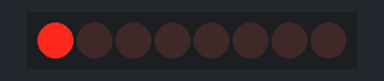
Bench run of a sketch on a simulated Arduino Uno, built with avr-gcc and run on an emulated ATmega328P. Parts: 8 shift-register outputs drawn as a row of LEDs (first output left, lit = HIGH). Wiring (inferred from the names in the program): shift register (74HC595): data pin 2; shift clock pin 4; latch pin 5. Wiring (inferred from the signals the program sends): row of LEDs: on Q0, Q1, Q2, Q3, Q4, Q5, Q6, Q7.

Above: at 1.1 s.
At 5.1 s:
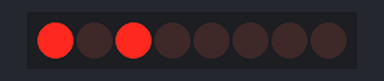
At 10.1 s:
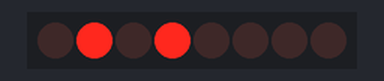
At 20.1 s:
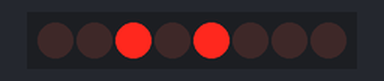
At 29.1 s:
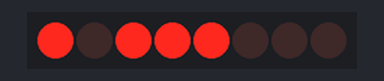
At 39.1 s:
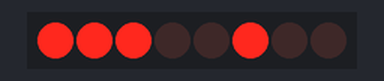
Timing chart, 0 to 40.0 s (numbered marks = the images above):
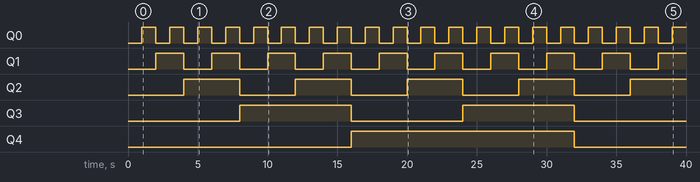

Measured:
- by itself, Q0: alternates HIGH for 1.0 s and LOW for 1.0 s
- by itself, Q1: alternates HIGH for 2.0 s and LOW for 2.0 s
- by itself, Q2: alternates HIGH for 4.0 s and LOW for 4.0 s
- by itself, Q3: alternates HIGH for 8.0 s and LOW for 8.0 s
- by itself, Q4: LOW → HIGH at 16.0 s, → LOW 16.0 s later

The sketch:

74HC595.ino
```cpp
/*
 * Producer:小明明
 * 如何使用锁存器类型的元件？如何节约Arduino内部的IO口？
 * 首先先来介绍一下74595一类的移位寄存器+锁存器
 * http://arduino.nxez.com/2016/12/20/74hc595-chip-principle-and-arduino-use-example.html
 *  ----------------------------
 * |  Arduino   |    74HC595    |
 *  ----------------------------
 * |  latchPin  |  锁存脚SH_CP  |
 * |  clockPin  |时钟信号脚ST_CP|
 * |  dataPin   |   送数据脚DS  |
 *  ----------------------------
 *
  */
int latchPin = 5;
int clockPin = 4;
int dataPin = 2; //这里定义了那三个脚
void setup ()
{
  pinMode(latchPin,OUTPUT);
  pinMode(clockPin,OUTPUT);
  pinMode(dataPin,OUTPUT); //让三个脚都是输出状态
}
void loop()
{
  for(int a=0; a<=256; a++)   //这个循环的意思是让a这个变量+1一直加到到256，每次循环都进行下面的活动
  {
    digitalWrite(latchPin,LOW); //将ST_CP口上面加低电平让芯片准备好接收数据
    shiftOut(dataPin,clockPin,MSBFIRST,a);
    //这个就是用MSBFIRST（数据高位优先）参数让0-7个针脚以高电平输出（同理现在是LSBFIRST 低位优先为低电平）是dataPin的参数，
     //clockPin的参数是变量a，前面我们说了这个变量会一次从1加到256，是个十进制数，
    // 输入到芯片后会产生8个二进制数，达到开关的作用
    // 8位数据分别有效为 2，4，8，16，32，64，128，256
    digitalWrite(latchPin,HIGH); //将ST_CP这个针脚恢复到高电平
    delay(1000); //暂停1秒钟让你看到效果
  }
}
```
